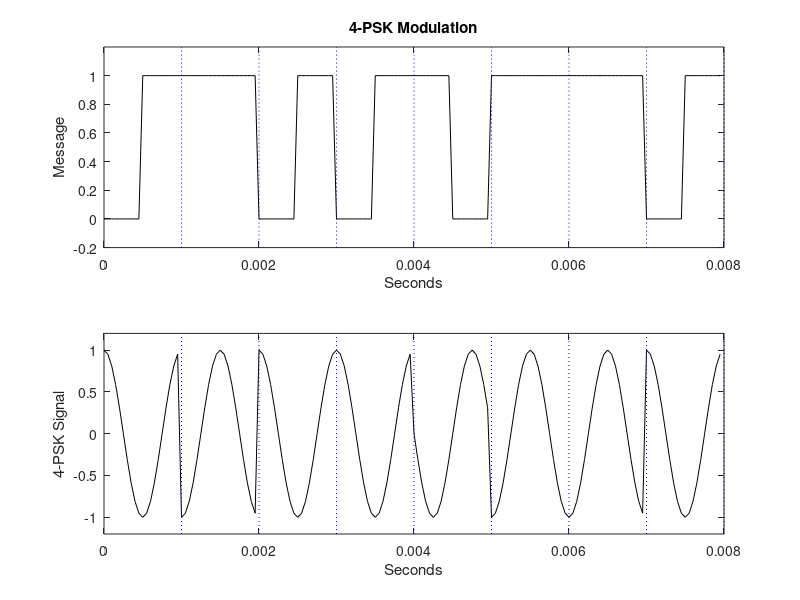

Recreate this plot in MATLAB.
% A message via 4-PSK
% The pulses (bits):
a = [0 1 1 1 0 1 0 1 1 0 1 1 1 1 0 1];  % Modulating signal (bits)
Nb = length(a);  % Number of message bits
fc = 1000;  % Carrier frequency in Hz

% Number of samples per carrier cycle (also per bit-pair):
ns = 20;
fs = ns * fc;  % Sampling frequency in Hz
tiv = 1 / fs;  % Time interval between samples

% Time intervals set, 1 sine period (1 bit-pair):
t = 0: tiv: (1 / fc) - tiv;

% Time intervals set for the complete message:
tmsg = 0: tiv: (Nb / 2) * (1 / fc) - tiv;  % Adjusted for 16-bit message length

% Carrier signals for bit-pair time
c1 = sin(2 * pi * fc * t);   %00
c2 = sin((2 * pi * fc * t) + (pi / 2));%01
c3 = sin((2 * pi * fc * t) + pi);%10
c4 = sin((2 * pi * fc * t) + (3 * pi / 2));%11
figure;
% Adjust the signal 'as' for modulating signal
xx = Nb / (10 * fc);  % For vertical lines
us1 = ones(1, ns / 2);  % Vector of ns/2 ones
as = a(1) * us1;  % Start with first bit
for nn = 2: Nb
    as = cat(2, as, a(nn) * us1);
end

% Plot modulating signal:
subplot(2, 1, 1);
plot(tmsg, as, 'k'); hold on;
for nn = 1:8
    plot([nn * xx/1.6 nn * xx/1.6], [-0.2 1.2], ':b');
end
axis([0 Nb / (2 * fc) -0.2 1.2]);
ylabel('Message');
xlabel('Seconds');
title('4-PSK Modulation');
cs = c2;
cs = cat(2,cs,c4);
cs = cat(2,cs,c2);
cs = cat(2,cs,c2);
cs = cat(2,cs,c3);
cs = cat(2,cs,c4);
cs = cat(2,cs,c4);
cs = cat(2,cs,c2);
% Plot the 4-PSK signal
subplot(2, 1, 2);
plot(tmsg, cs, 'k'); hold on;
for nn = 1: 8
    plot([nn * xx/1.6 nn * xx/1.6], [-1.2 1.2], ':b');
end
axis([0 Nb / (2 * fc) -1.2 1.2]);
ylabel('4-PSK Signal');
xlabel('Seconds');
